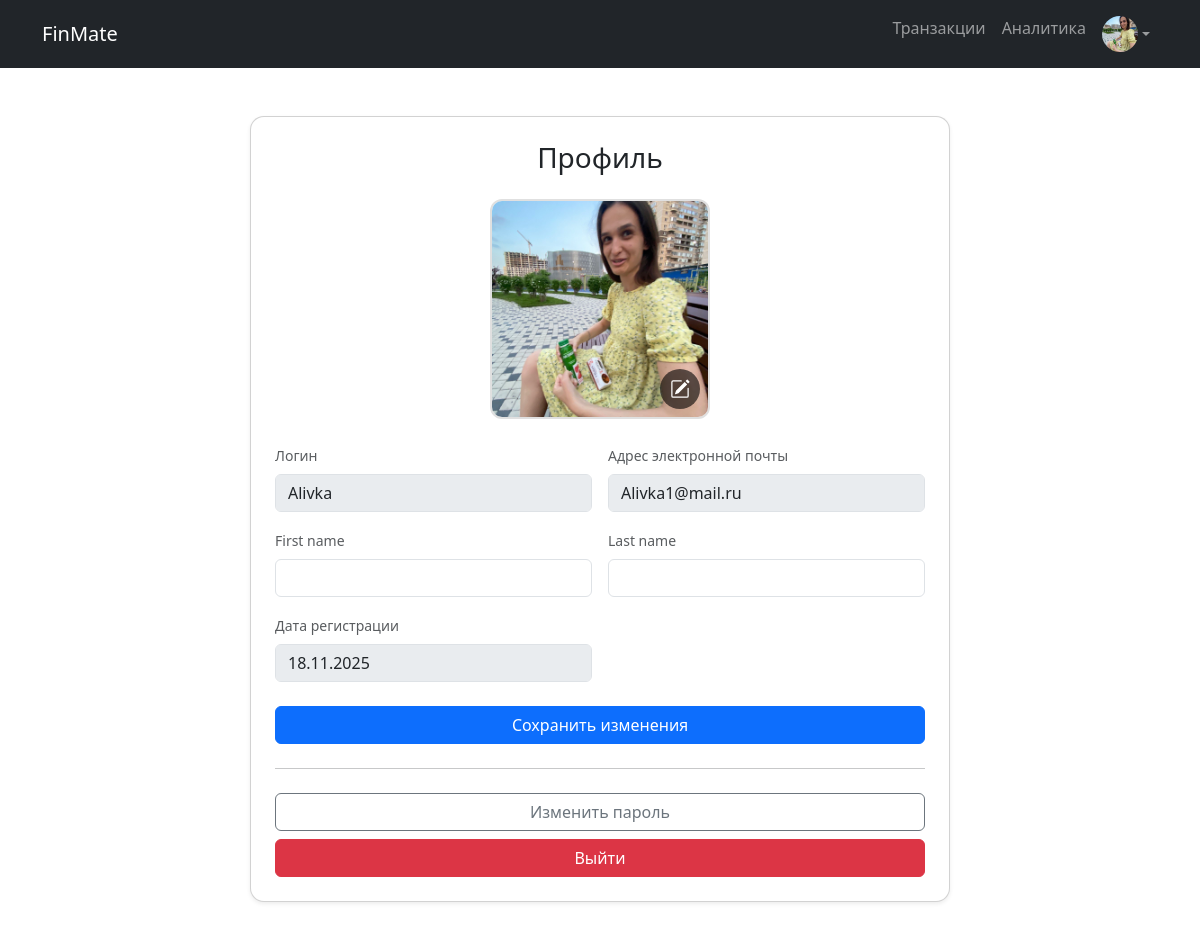
The page /users/profile/ (signed in) on the database its author committed.
### users/models.py (models this page shows, shortened)
class User(AbstractUser):
    avatar = models.FileField(upload_to='avatars/', blank=True, null=True)
    preferred_currency = models.CharField(max_length=3, choices=CURRENCY_CHOICES, default='RUB')
    settings = models.JSONField(default=dict, blank=True)

### users/views.py (the view)
# urls.py: path('profile/', views.ProfileUser.as_view(), name='profile'),
class ProfileUser(LoginRequiredMixin, UpdateView):
    template_name = 'users/profile.html'
    form_class = ProfileForm
    success_url = reverse_lazy('users:profile')
    context_object_name = 'user'
    extra_context = {
        'DEFAULT_AVATAR': settings.DEFAULT_AVATAR
    }
    def get_object(self):
        return self.request.user

### users/forms.py
class ProfileForm(forms.ModelForm):
    username = forms.CharField(disabled=True, label='Логин')
    email = forms.EmailField(disabled=True, label='Адрес электронной почты')
    date_joined = forms.DateField(disabled=True, label='Дата регистрации')
    avatar = forms.FileField(
        required=False,
        widget=forms.FileInput(attrs={
            'accept': 'image/*',
            'onchange': 'this.form.submit()',
        })
    )
    class Meta:
        model = get_user_model()
        fields = ['username', 'email', 'first_name', 'last_name', 'date_joined', 'avatar']

### users/context_processors.py (called while the page is built)
def default_avatar(request):
    return {'DEFAULT_AVATAR': settings.DEFAULT_AVATAR}

### users/templates/users/profile.html (shortened to what this page needs)
{% extends "base.html" %}
{% load widget_tweaks %}
{% load static %}
{% block content %}
<div class="container py-4">
    <div class="card shadow-sm p-4 mx-auto" style="border-radius: 14px; max-width: 700px;">
        <h3 class="text-center mb-4">Профиль</h3>
        <form method="post" enctype="multipart/form-data" id="profile-form">
            <div class="text-center mb-4 position-relative" style="max-width: 220px; margin: 0 auto;">
                <div class="avatar-container"
                     style="
                        width: 220px;
                        height: 220px;
                        border-radius: 12px;
                        overflow: hidden;
                        border: 2px solid #e0e0e0;
                        position: relative;">
                    {% if user.avatar %}
                        <img src="{{ user.avatar.url }}"
                             class="img-fluid w-100 h-100"
                             style="object-fit: cover;"
                             alt="Аватар">
                    {% else %}
                        <img src="{{ DEFAULT_AVATAR }}"
                             class="img-fluid w-100 h-100"
                             style="object-fit: cover;"
                             alt="Аватар по умолчанию">
                    {% endif %}
                    <label for="id_avatar"
                           class="avatar-icon"
                           style="
                              position: absolute;
                              bottom: 8px;
                              right: 8px;
                              width: 40px;
                              height: 40px;
                              border-radius: 50%;
                              background-color: rgba(0, 0, 0, 0.6);
                              display: flex;
                              align-items: center;
                              justify-content: center;
                              cursor: pointer;
                              z-index: 2;">
                    </label>
                </div>
            </div>
            <div class="row g-3">
                {% for field in form %}
                    {% if field.name != 'avatar' %}
                        <div class="col-md-6">
                            <label for="{{ field.id_for_label }}" class="form-label small text-muted">
                                {{ field.label }}
                            </label>
                            {% render_field field class="form-control" %}
                        </div>
                    {% endif %}
                {% endfor %}
            </div>
            <button type="submit" class="btn btn-primary w-100 mt-4">
                Сохранить изменения
            </button>
        </form>
        <hr class="my-4">
        <a href="{% url 'users:password_change' %}" class="btn btn-outline-secondary w-100 mb-2">
            Изменить пароль
        </a>
        <form method="post" action="{% url 'users:logout' %}" class="d-inline">
            <button type="submit" class="btn btn-danger w-100">
                Выйти
            </button>
        </form>
    </div>
</div>
{% endblock %}

### templates/base.html (shortened to what this page needs)
{% load static %}
{% load widget_tweaks %}
<!DOCTYPE html>
<html lang="en">
<head>
    <link rel="stylesheet" href="https://cdnjs.cloudflare.com/ajax/libs/font-awesome/6.5.0/css/all.min.css">
    <link href="https://cdn.jsdelivr.net/npm/bootstrap@5.3.2/dist/css/bootstrap.min.css" rel="stylesheet">
    <link rel="stylesheet" href="{% static 'users/css/profile.css' %}">
    <link rel="stylesheet" href="{% static 'personal_finance/css/styles.css' %}">
</head>
<body>
    <nav class="navbar navbar-expand-lg navbar-dark bg-dark mb-4">
        <div class="container">
            <a class="navbar-brand" href="{% url 'home' %}">FinMate</a>
            <div class="collapse navbar-collapse" id="navbarNav">
                <ul class="navbar-nav ms-auto">
                    {% if user.is_authenticated %}
                    <li class="nav-item"><a class="nav-link" href="{% url 'home' %}">Транзакции</a></li>
                    <li class="nav-item"><a class="nav-link" href="{% url 'analytics' %}">Аналитика</a></li>
                    <li class="nav-item dropdown">
                        <a class="nav-link dropdown-toggle d-flex align-items-center" href="#" id="avatarMenu" role="button"
                           data-bs-toggle="dropdown" aria-expanded="false">
                            {% if user.avatar %}
                                <img src="{{ user.avatar.url }}" alt="avatar" class="rounded-circle"
                                     style="width: 36px; height: 36px; object-fit: cover;">
                            {% else %}
                                <img src="{{ DEFAULT_AVATAR }}" class="rounded-circle"
                                 style="width:36px;height:36px;object-fit:cover;">
                            {% endif %}
                        </a>
                    </li>
                    {% else %}
                    <li class="nav-item"><a class="nav-link" href="{% url 'users:login' %}">Войти</a></li>
                    {% endif %}
                </ul>
            </div>
        </div>
    </nav>
    <div class="container">
        {% block content %}
        {% endblock %}
    </div>
</body>
</html>

### rows shown on the page
User: avatar (picture), username "Alivka" "Alivka1@mail.ru" "18.11.2025"

### other values the page prints
{{ field.label }} "Логин" "Адрес электронной почты" "First name" "Last name" "Дата регистрации"
